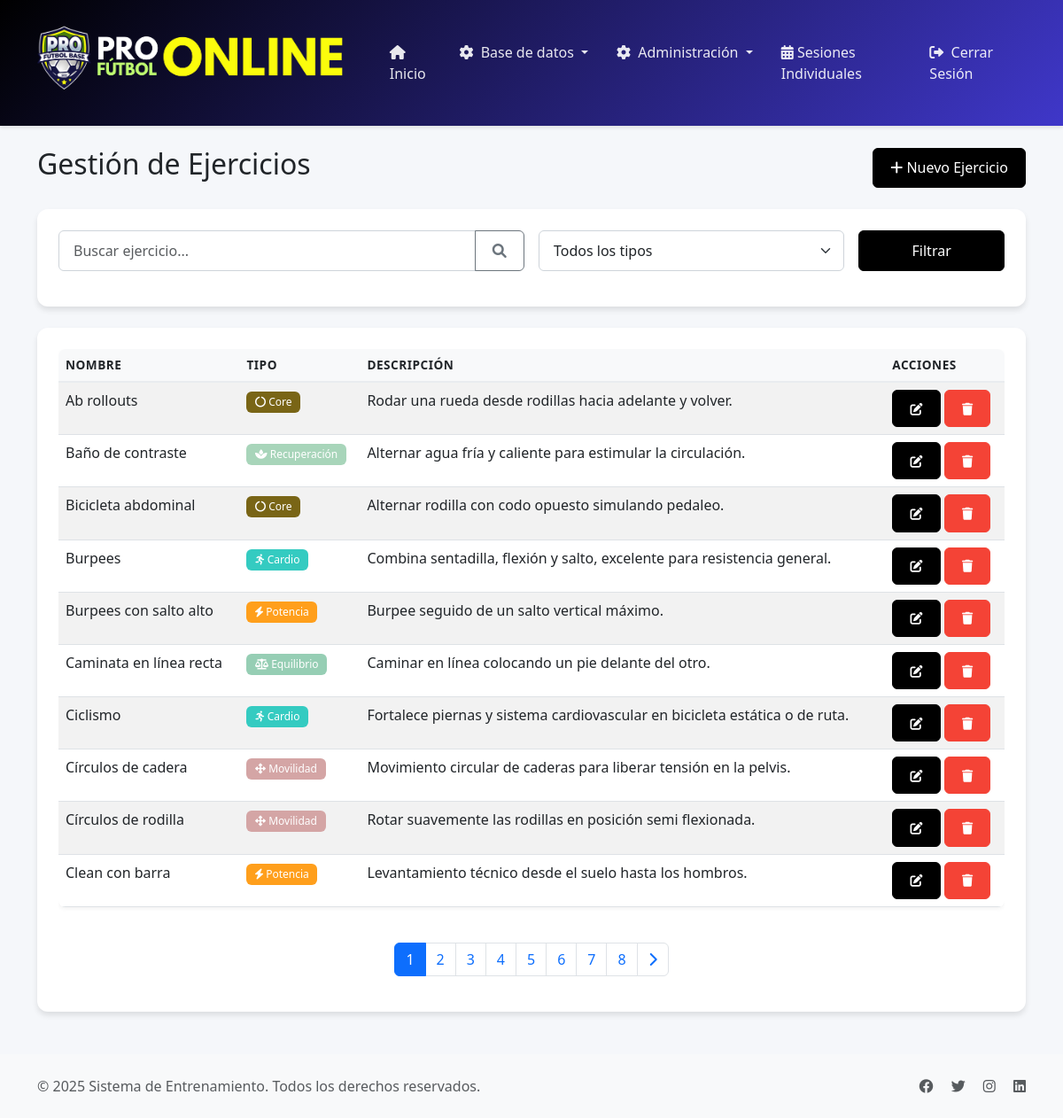
Page /ejercicios (signed in) on the committed database.
### tables this page shows
CREATE TABLE `ejercicios` (
  `id` int NOT NULL,
  `nombre` varchar(100) NOT NULL,
  `descripcion` text,
  `tipo_id` int NOT NULL,
  `video_url` varchar(255) DEFAULT NULL,
  `created_at` timestamp NULL DEFAULT CURRENT_TIMESTAMP
);

CREATE TABLE `tipos_ejercicios` (
  `id` int NOT NULL,
  `nombre` varchar(100) NOT NULL,
  `descripcion` text,
  `color` varchar(7) NOT NULL,
  `icono` varchar(50) NOT NULL,
  `created_at` timestamp NULL DEFAULT CURRENT_TIMESTAMP
);

### controllers/BaseController.php (called while the page is built, shortened)
<?php
class BaseController {
    protected function render($view, $data = []) {
        extract($data);
        $viewPath = __DIR__ . "/../views/{$view}.php";
        require_once $viewPath;
    }
}

### controllers/EjercicioController.php (called while the page is built, shortened)
<?php
require_once 'BaseController.php';
require_once 'models/EjercicioModel.php';
class EjercicioController extends BaseController {
    private $ejercicioModel;
    private $tipoModel;
    public function __construct() {
        $this->ejercicioModel = new EjercicioModel();
        $this->tipoModel = new TipoEjercicioModel();
    }
    public function index() {
        $busqueda = $_GET['busqueda'] ?? '';
        $tipo_id = $_GET['tipo_id'] ?? null;
        $pagina = $_GET['pagina'] ?? 1;
        $por_pagina = 10;
        $ejercicios = $this->ejercicioModel->buscar($busqueda, $tipo_id, $pagina, $por_pagina);
        $total = $this->ejercicioModel->contarBusqueda($busqueda, $tipo_id);
        $tipos = $this->tipoModel->getAll();
        $this->render('ejercicios/index', [
            'ejercicios' => $ejercicios,
            'tipos' => $tipos,
            'tipo_seleccionado' => $tipo_id,
            'busqueda' => $busqueda,
            'pagina_actual' => $pagina,
            'paginas' => ceil($total / $por_pagina)
        ]);
    }
}

### config/database.php (called while the page is built, shortened)
<?php
class Database {
    private static $instance = null;
    private $connection;
    private function __construct() {
        $host = 'localhost';
        $dbname = 'profutbolonline_qwb';
        $username = 'profutbolonline_asa';
        $password = '&}p^lgTkK9d~';
        try {
            $dsn = "mysql:host=$host;dbname=$dbname;charset=utf8mb4";
            $options = [
                PDO::ATTR_ERRMODE => PDO::ERRMODE_EXCEPTION,
                PDO::ATTR_DEFAULT_FETCH_MODE => PDO::FETCH_ASSOC,
                PDO::ATTR_EMULATE_PREPARES => false,
            ];
            $this->connection = new PDO($dsn, $username, $password, $options);
        } catch (PDOException $e) {
            die("Error de conexión a la base de datos: " . $e->getMessage());
        }
    }
    public static function getInstance() {
        if (self::$instance === null) {
            self::$instance = new self();
        }
        return self::$instance;
    }
    public function getConnection() {
        return $this->connection;
    }
}

### models/EjercicioModel.php (called while the page is built, shortened)
<?php
require_once 'BaseModel.php';
class EjercicioModel extends BaseModel {
    public function buscar($busqueda = '', $tipo_id = null, $pagina = 1, $por_pagina = 10) {
        $sql = "SELECT e.*, t.nombre as tipo_nombre, t.color as tipo_color, t.icono as tipo_icono
                FROM ejercicios e
                JOIN tipos_ejercicios t ON e.tipo_id = t.id
                WHERE 1=1";
        $params = [];
        $sql .= " ORDER BY e.nombre";
        $offset = ($pagina - 1) * $por_pagina;
        $sql .= " LIMIT ? OFFSET ?";
        $params[] = $por_pagina;
        $params[] = $offset;
        $stmt = $this->db->prepare($sql);
        $stmt->execute($params);
        return $stmt->fetchAll(PDO::FETCH_ASSOC);
    }
}

### models/BaseModel.php (called while the page is built, shortened)
<?php
require_once __DIR__ . '/../config/database.php';
class BaseModel {
    public function __construct($table = null) {
        $this->db = Database::getInstance()->getConnection();
    }
}

### views/ejercicios/index.php (the view, shortened to what this page needs)
<?php require_once 'views/layouts/header.php'; ?>
<div class="container mt-4">
    <div class="row">
        <div class="col-12">
            <div class="d-flex justify-content-between align-items-center mb-4">
                <h2>Gestión de Ejercicios</h2>
                <a href="/ejercicios/crear" class="btn btn-primary">
                    <i class="fas fa-plus"></i> Nuevo Ejercicio
                </a>
            </div>
            <div class="card mb-4">
                <div class="card-body">
                    <form method="GET" action="/ejercicios" class="row g-3">
                        <div class="col-md-6">
                            <div class="input-group">
                                <input type="text" class="form-control" name="busqueda"
                                       placeholder="Buscar ejercicio..."
                                       value="<?php echo htmlspecialchars($busqueda); ?>">
                                <button class="btn btn-outline-secondary" type="submit">
                                    <i class="fas fa-search"></i>
                                </button>
                            </div>
                        </div>
                        <div class="col-md-4">
                            <div class="mb-3">
                                <select class="form-select" name="tipo_id">
                                    <option value="">Todos los tipos</option>
                                </select>
                            </div>
                        </div>
                        <div class="col-md-2">
                            <button type="submit" class="btn btn-primary w-100">Filtrar</button>
                        </div>
                    </form>
                </div>
            </div>
            <div class="card">
                <div class="card-body">
                    <div class="table-responsive">
                        <table class="table table-striped">
                            <thead>
                                <tr>
                                    <th>Nombre</th>
                                    <th>Tipo</th>
                                    <th>Descripción</th>
                                    <th>Acciones</th>
                                </tr>
                            </thead>
                            <tbody>
                                <?php if (!empty($ejercicios)): ?>
                                    <?php foreach ($ejercicios as $ejercicio): ?>
                                        <tr>
                                            <td><?php echo htmlspecialchars($ejercicio['nombre']); ?></td>
                                            <td>
                                                <span class="badge" style="background-color: <?php echo $ejercicio['tipo_color']; ?>">
                                                    <i class="<?php echo $ejercicio['tipo_icono']; ?>"></i>
                                                    <?php echo htmlspecialchars($ejercicio['tipo_nombre']); ?>
                                                </span>
                                            </td>
                                            <td>
                                                <?php
                                                $descripcion = $ejercicio['descripcion'];
                                                echo strlen($descripcion) > 100 ?
                                                    htmlspecialchars(substr($descripcion, 0, 100)) . '...' :
                                                    htmlspecialchars($descripcion);
                                                ?>
                                            </td>
                                            <td>
                                                <a href="/ejercicios/editar/<?php echo $ejercicio['id']; ?>"
                                                   class="btn btn-sm btn-primary">
                                                    <i class="fas fa-edit"></i>
                                                </a>
                                                <a href="/ejercicios/eliminar/<?php echo $ejercicio['id']; ?>"
                                                   class="btn btn-sm btn-danger"
                                                   onclick="return confirm('¿Estás seguro de que deseas eliminar este ejercicio?')">
                                                    <i class="fas fa-trash"></i>
                                                </a>
                                            </td>
                                        </tr>
                                    <?php endforeach; ?>
                                <?php else: ?>
                                    <tr>
                                        <td colspan="4" class="text-center">No se encontraron ejercicios</td>
                                    </tr>
                                <?php endif; ?>
                            </tbody>
                        </table>
                    </div>
                    <?php if ($paginas > 1): ?>
                        <nav aria-label="Navegación de páginas" class="mt-4">
                            <ul class="pagination justify-content-center">
                                <?php for ($i = 1; $i <= $paginas; $i++): ?>
                                    <li class="page-item <?php echo $i === $pagina_actual ? 'active' : ''; ?>">
                                        <a class="page-link" href="?pagina=<?php echo $i; ?>&busqueda=<?php echo urlencode($busqueda); ?>&tipo_id=<?php echo urlencode($tipo_seleccionado); ?>">
                                            <?php echo $i; ?>
                                        </a>
                                    </li>
                                <?php endfor; ?>
                                <?php if ($pagina_actual < $paginas): ?>
                                    <li class="page-item">
                                        <a class="page-link" href="?pagina=<?php echo $pagina_actual + 1; ?>&busqueda=<?php echo urlencode($busqueda); ?>&tipo_id=<?php echo urlencode($tipo_seleccionado); ?>">
                                            <i class="fas fa-chevron-right"></i>
                                        </a>
                                    </li>
                                <?php endif; ?>
                            </ul>
                        </nav>
                    <?php endif; ?>
                </div>
            </div>
        </div>
    </div>
</div>
<?php require_once 'views/layouts/footer.php'; ?>

### views/layouts/header.php (style rules this page uses)
:root { --primary-color: #000000; --secondary-color: #3f37c9; --accent-color: #4cc9f0; --success-color: #4caf50; --warning-color: #ff9800; --danger-color: #f44336; --light-color: #f8f9fa; --dark-color: #212529; }
body { background-color: #f5f7fa; font-family: 'Segoe UI', system-ui, -apple-system, sans-serif; }
.btn { padding: 0.6rem 1.2rem; font-weight: 500; border-radius: 6px; transition: all 0.3s ease; }
.btn-primary { background-color: var(--primary-color); border-color: var(--primary-color); }
.btn-danger { background-color: var(--danger-color); border-color: var(--danger-color); }
.table { border-radius: 8px; overflow: hidden; box-shadow: 0 2px 4px rgba(0,0,0,0.05); }
.table thead th { background-color: var(--light-color); border-bottom: 2px solid #e9ecef; font-weight: 600; text-transform: uppercase; font-size: 0.85rem; letter-spacing: 0.5px; }
.form-control, .form-select { border-radius: 6px; padding: 0.6rem 1rem; border: 1px solid #ced4da; transition: all 0.3s ease; }
.card { border: none; border-radius: 12px; box-shadow: 0 4px 6px rgba(0,0,0,0.1); transition: all 0.3s ease; }
.card-body { padding: 1.5rem; }
.badge { padding: 0.5em 0.8em; font-weight: 500; border-radius: 6px; }

### rows in the picture
ejercicios: nombre "Ab rollouts", tipos_ejercicios.nombre "Core", descripcion "Rodar una rueda desde rodillas hacia adelante y volver."
ejercicios: nombre "Baño de contraste", tipos_ejercicios.nombre "Recuperación", descripcion "Alternar agua fría y caliente para estimular la circulación."
ejercicios: nombre "Bicicleta abdominal", tipos_ejercicios.nombre "Core", descripcion "Alternar rodilla con codo opuesto simulando pedaleo."
ejercicios: nombre "Burpees", tipos_ejercicios.nombre "Cardio", descripcion "Combina sentadilla, flexión y salto, excelente para resistencia general."
ejercicios: nombre "Burpees con salto alto", tipos_ejercicios.nombre "Potencia", descripcion "Burpee seguido de un salto vertical máximo."
ejercicios: nombre "Caminata en línea recta", tipos_ejercicios.nombre "Equilibrio", descripcion "Caminar en línea colocando un pie delante del otro."
ejercicios: nombre "Ciclismo", tipos_ejercicios.nombre "Cardio", descripcion "Fortalece piernas y sistema cardiovascular en bicicleta estática o de ruta."
ejercicios: nombre "Círculos de cadera", tipos_ejercicios.nombre "Movilidad", descripcion "Movimiento circular de caderas para liberar tensión en la pelvis."
ejercicios: nombre "Círculos de rodilla", tipos_ejercicios.nombre "Movilidad", descripcion "Rotar suavemente las rodillas en posición semi flexionada."
ejercicios: nombre "Clean con barra", tipos_ejercicios.nombre "Potencia", descripcion "Levantamiento técnico desde el suelo hasta los hombros."
